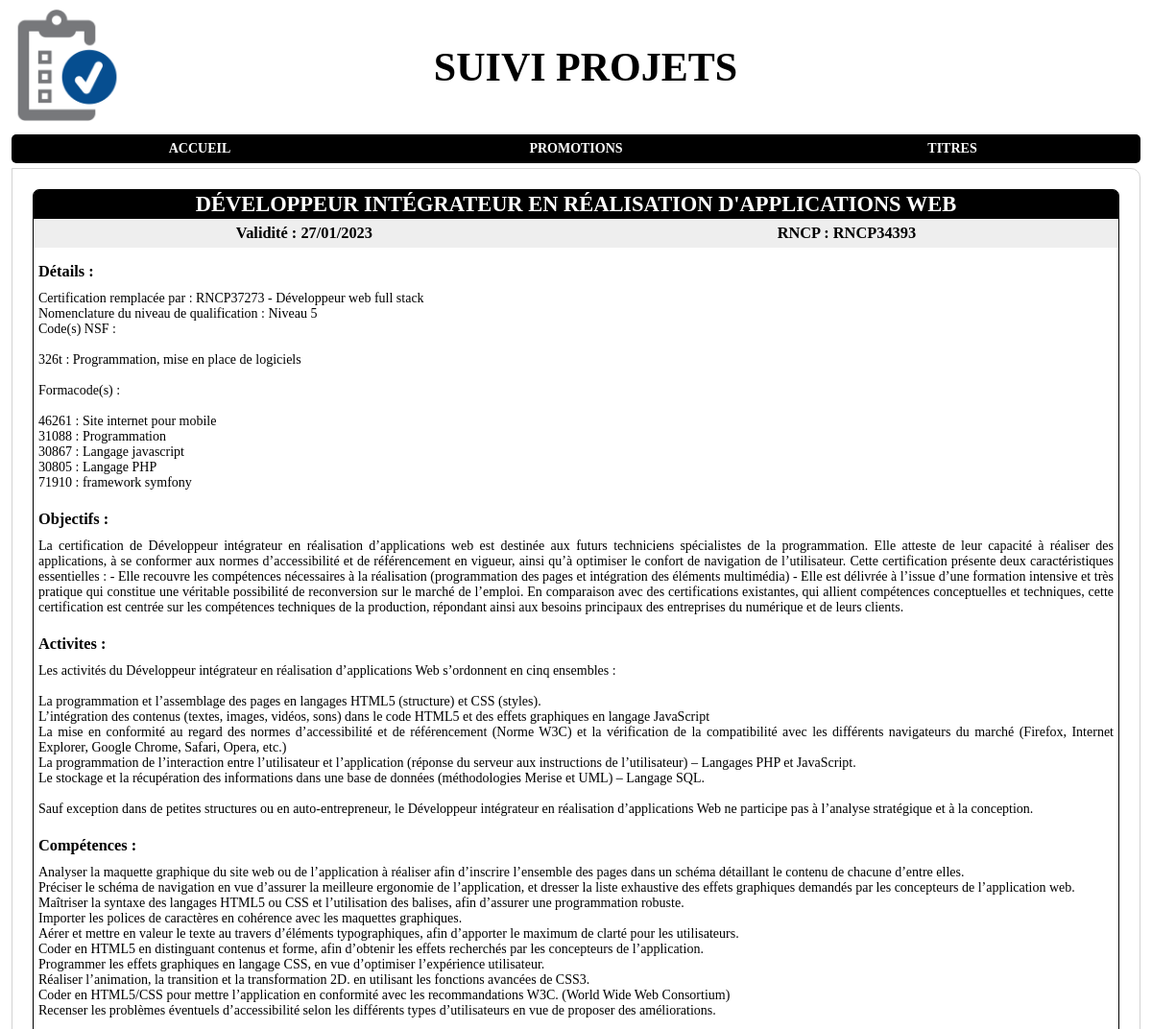
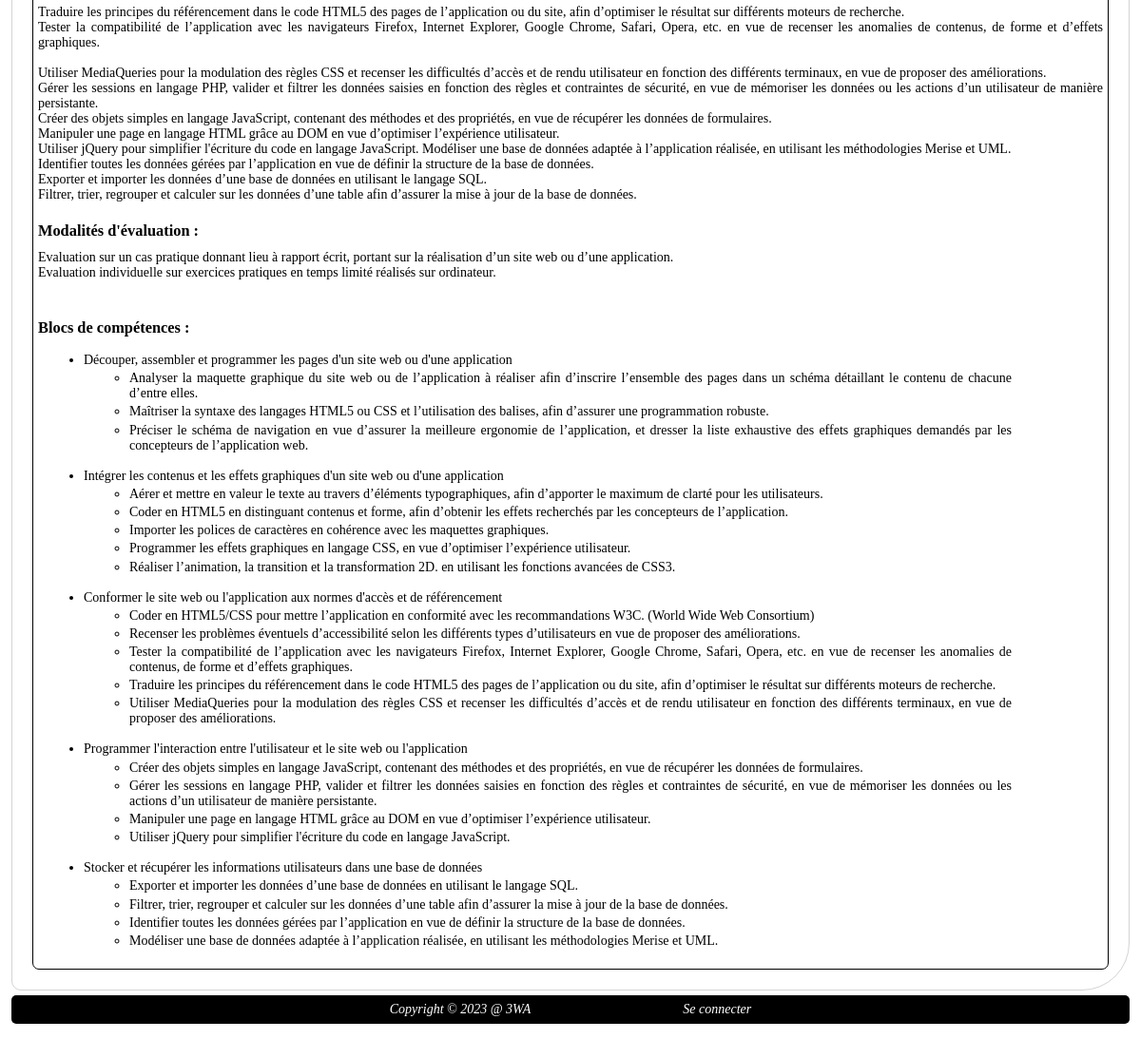
Screenshot of /index.php?page=referentiel&action=view&id=1 with the database file from the repository (2 pictures, top to bottom).
### tables this page shows
CREATE TABLE `referentiel` (
  `id_referentiel` int NOT NULL AUTO_INCREMENT,
  `num_rncp` varchar(50) NOT NULL,
  `libelle` varchar(250) NOT NULL,
  `details` text NOT NULL,
  `date_validite` date NOT NULL,
  `objectifs` text,
  `activites_visees` text,
  `competences_attestees` text,
  `modalite_evaluation` text,
  PRIMARY KEY (`id_referentiel`)
);

CREATE TABLE `bloc_competence` (
  `id_bloc` int NOT NULL AUTO_INCREMENT,
  `code` varchar(50) NOT NULL,
  `libelle` varchar(250) NOT NULL,
  `mode_evaluation` text NOT NULL,
  `id_referentiel` int NOT NULL,
  PRIMARY KEY (`id_bloc`),
  KEY `bloc_competence_rerentiel_FK` (`id_referentiel`),
  CONSTRAINT `bloc_competence_rerentiel_FK` FOREIGN KEY (`id_referentiel`) REFERENCES `referentiel` (`id_referentiel`)
);

CREATE TABLE `competence` (
  `id_competence` int NOT NULL AUTO_INCREMENT,
  `libelle` varchar(250) NOT NULL,
  `detail` text,
  `eliminatoire` tinyint(1) NOT NULL DEFAULT '0',
  `id_bloc` int NOT NULL,
  PRIMARY KEY (`id_competence`),
  KEY `competence_bloc_competence_FK` (`id_bloc`),
  CONSTRAINT `competence_bloc_competence_FK` FOREIGN KEY (`id_bloc`) REFERENCES `bloc_competence` (`id_bloc`)
);

### index.php (called while the page is built, shortened)
<?php
	require_once "includes/core/router.php";

### includes/core/models/DAO/DAOReferentiel.php (called while the page is built, shortened)
<?php
	require_once "includes/core/models/Classes/Referentiel.php";
	require_once "includes/core/models/Classes/Referentiel.php";
	abstract class DAOReferentiel extends BDD{
		public static function getById(int $idReferentiel): Referentiel | bool{
			$conn = parent::getConnexion();
			$SQLQuery = "SELECT id_referentiel, num_rncp, libelle, details, date_validite, objectifs, activites_visees, competences_attestees, modalite_evaluation
				FROM referentiel
				WHERE id_referentiel = :id";
			$SQLStmt = $conn->prepare($SQLQuery);
			$SQLStmt->bindValue(':id', $idReferentiel, PDO::PARAM_INT);
			$SQLStmt->execute();
			if ($SQLStmt->rowCount() == 0){
				return false;
			}else{
				$SQLRow = $SQLStmt->fetch(PDO::FETCH_ASSOC);
				$unReferentiel = new Referentiel(
					$SQLRow['num_rncp'],
					$SQLRow['libelle'],
					$SQLRow['details'],
					$SQLRow['objectifs'],
					$SQLRow['activites_visees'],
					$SQLRow['competences_attestees'],
					$SQLRow['modalite_evaluation'],
					date_create($SQLRow['date_validite'])
				);
				$unReferentiel->setId($SQLRow['id_referentiel']);
				return $unReferentiel;
			}
		}
	}

### includes/core/models/Classes/Referentiel.php (called while the page is built, shortened)
<?php
class Referentiel{
	private string $num_rncp, $libelle, $details, $objectifs, $activites, $competences, $modaliteEvaluation;
	private DateTime $dateValidite;
	private array $blocscompetences;
	public function __construct(string $num_rncp = '', string $libelle = '', string $details = '', string $objectifs = '', string $activites = '', string $competences = '', string $modaliteEvaluation = '', DateTime $dateValidite = new DateTime('now')){
		$this->num_rncp = $num_rncp;
		$this->libelle = $libelle;
		$this->details = $details;
		$this->objectifs = $objectifs;
		$this->activites = $activites;
		$this->competences = $competences;
		$this->modaliteEvaluation = $modaliteEvaluation;
		$this->dateValidite = $dateValidite;
		$this->blocscompetences = array();
	}
	public function getNumRncp(): string{
		return $this->num_rncp;
	}
	public function getLibelle(): string{
		return $this->libelle;
	}
	public function getDetails(): string{
		return $this->details;
	}
	public function getObjectifs(): string{
		return $this->objectifs;
	}
	public function getActivites(): string{
		return $this->activites;
	}
	public function getCompetences(): string{
		return $this->competences;
	}
	public function getModaliteEvaluation(): string{
		return $this->modaliteEvaluation;
	}
	public function getDateValidite(): DateTime{
		return $this->dateValidite;
	}
	public function getBlocscompetences(): array{
		return $this->blocscompetences;
	}
	public function setBlocscompetences(array $blocscompetences): void{
		$this->blocscompetences = $blocscompetences;
	}
}

### includes/core/models/Classes/BlocCompetence.php (called while the page is built, shortened)
<?php
	class BlocCompetence{
		private string $code, $libelle, $modeevaluation;
		private array $competences;
		public function __construct(string $code = '', string $libelle = '', string $modeevaluation = ''){
			$this->libelle = $libelle;
			$this->competences = array();
		}
		public function getLibelle(): string{
			return $this->libelle;
		}
		public function getCompetences(): array{
			return $this->competences;
		}
		public function setCompetences(array $competences): void{
			$this->competences = $competences;
		}
	}

### includes/core/models/DAO/DAOBlocCompetences.php (called while the page is built, shortened)
<?php
	require_once "includes/core/models/Classes/BlocCompetence.php";
	class DAOBlocCompetences extends BDD{
		public static function getByIdReferentiel(int $idReferentiel): array{
			$conn = parent::getConnexion();
			$SQLQuery = "SELECT id_bloc, code, libelle, mode_evaluation, id_referentiel
				FROM bloc_competence
				WHERE id_referentiel = :idreferentiel
				ORDER BY code, libelle";
			$SQLStmt = $conn->prepare($SQLQuery);
			$SQLStmt->bindValue(':idreferentiel', $idReferentiel, PDO::PARAM_INT);
			$SQLStmt->execute();
			$listeBlocCompetences = array();
			while ($SQLRow = $SQLStmt->fetch(PDO::FETCH_ASSOC)){
				$unBloc = new BlocCompetence(
					$SQLRow['code'],
					$SQLRow['libelle'],
					$SQLRow['mode_evaluation']
				);
				$unBloc->setId($SQLRow['id_bloc']);
				$listeBlocCompetences[] = $unBloc;
			}
			return $listeBlocCompetences;
		}
	}

### includes/core/models/Classes/Competence.php (called while the page is built, shortened)
<?php
	class Competence{
		private string $libelle, $details;
		public function __construct(bool $eliminatoire = false, string $libelle = '', string $details = ''){
			$this->libelle = $libelle;
		}
		public function getLibelle(): string{
			return $this->libelle;
		}
	}

### includes/core/models/DAO/DAOCompetences.php (called while the page is built, shortened)
<?php
	require_once "includes/core/models/Classes/Competence.php";
	class DAOCompetences extends BDD{
		public static function getByIdBloc(int $idBloc): array{
			$conn = parent::getConnexion();
			$SQLQuery = "SELECT id_competence, libelle, detail, eliminatoire, id_bloc
				FROM competence
				WHERE id_bloc = :idbloc
				ORDER BY libelle";
			$SQLStmt = $conn->prepare($SQLQuery);
			$SQLStmt->bindValue(':idbloc', $idBloc, PDO::PARAM_INT);
			$SQLStmt->execute();
			$listeCompetences = array();
			while ($SQLRow = $SQLStmt->fetch(PDO::FETCH_ASSOC)){
				$uneCompetence = new Competence(
					$SQLRow['eliminatoire'],
					$SQLRow['libelle'],
					$SQLRow['detail'] ?? ''
				);
				$uneCompetence->setId($SQLRow['id_competence']);
				$listeCompetences[] = $uneCompetence;
			}
			return $listeCompetences;
		}
	}

### includes/core/views/view_referentiel.phtml (the view, shortened to what this page needs)
<!DOCTYPE html>
<html lang="fr">
<head>
	<?php require "includes/core/views/partials/page_head.phtml"; ?>
</head>
<body>
	<main>
		<header>
			<?php require "includes/core/views/partials/page_header.phtml"; ?>
		</header>
		<nav>
			<?php require_once "includes/core/views/partials/navbar.phtml"; ?>
		</nav>
		<section id="content" class="referentiel">
			<article>
				<header>
					<h1><?= $unReferentiel->getLibelle() ?></h1>
				</header>
				<div>
					<h3>Validité : <?= $unReferentiel->getDateValidite()->format('d/m/Y') ?></h3>
					<h3>RNCP : <?= $unReferentiel->getNumRncp() ?></h3>
				</div>
				<section>
					<h3>Détails : </h3>
					<p>
						<?= $unReferentiel->getDetails() ?>
					</p>
					<h3>Objectifs :</h3>
					<p>
						<?= $unReferentiel->getObjectifs() ?>
					</p>
					<h3>Activites :</h3>
					<p>
						<?= $unReferentiel->getActivites() ?>
					</p>
					<h3>Compétences :</h3>
					<p>
						<?= $unReferentiel->getCompetences() ?>
					</p>
					<h3>Modalités d'évaluation :</h3>
					<p>
						<?= $unReferentiel->getModaliteEvaluation() ?>
					</p>
				</section>
				<section class="bloccompetences">
					<h3>Blocs de compétences : </h3>
					<?php
						$script = '<ul>';
						foreach ($unReferentiel->getBlocscompetences() as $blocscompetence){
							$script .= '<li>'.$blocscompetence->getLibelle();
							if (count($blocscompetence->getCompetences()) > 0){
								$script .= '<ul>';
								foreach ($blocscompetence->getCompetences() as $competence){
									$script .= '<li>'.$competence->getLibelle().'</li>';
								}
								$script .= '</ul>';
							}
							$script .= '</li>';
						}
						$script .= '</ul>';
						print($script);
					?>
				</section>
			</article>
		</section>
		<footer>
			<?php require_once "includes/core/views/partials/footer.phtml"; ?>
		</footer>
	</main>
</body>
</html>

### public/styles/main.css (style rules this page uses)
body, html, * { margin: 0; padding: 0; box-sizing: border-box; }
main { font-size: 14px; font-family: Tahoma, Verdana, Sans Serif, serif; }
main > section { min-width: 600px; overflow: hidden; width: 98%; margin: 5px auto; border: solid 1px lightgrey; border-radius: 0 10px 50px; min-height: 400px; display: flex; flex-direction: row; align-items: flex-start; justify-content: center; padding: 1rem; }
main > section > article { min-width: 400px; min-height: 200px; display: flex; flex-direction: column; border-radius: 7px; border: solid 1px black; margin: 5px 5px; }
main > section > article > header { height: 30px; line-height: 30px; background-color: black; color: white; text-align: center; border-top-left-radius: 5px; border-top-right-radius: 5px; text-transform: uppercase; font-size: 1.2rem; }
main > section > article > section { min-height: 150px; padding: 5px; text-align: justify; }
.referentiel article header + div { display: flex; flex-direction: row; justify-content: space-around; align-items: center; min-height: 30px; line-height: 30px; background-color: #eeeeee; }
.referentiel article section h3 { margin: 10px 0; }
.referentiel article section p { margin-bottom: 20px; }
.referentiel article section.bloccompetences > ul > li { margin: 1rem 3rem; }
.referentiel article section.bloccompetences > ul > li ul > li { margin: 0.2rem 3rem; }
main > header { display: grid; grid-template-columns: 140px 1fr; align-items: center; height: 140px; }
main > nav { width: 98%; margin: 0 auto; background-color: black; min-height: 30px; border-radius: 5px; }
main > footer { width: 98%; margin: 0 auto 1rem; background-color: black; color: white; min-height: 30px; line-height: 30px; font-style: italic; border-radius: 5px; text-align: center; display: flex; align-items: center; justify-content: center; gap: 10rem; }

### rows the page displays
referentiel: libelle "DÉVELOPPEUR INTÉGRATEUR EN RÉALISATION D'APPLICATIONS WEB", num_rncp "RNCP34393", details "Certification remplacée par : RNCP37273 - Développeur web full stack Nomenclature du niveau de qualification : Niveau 5 Code(s) NSF : 326t : Programmation, mise en place de logiciels Formacode(s) : 46261 : Site internet pour mobile 31088 : Programmation 30867 : Langage javascript 30805 : Langage PHP 71910 : framework symfony", objectifs "La certification de Développeur intégrateur en réalisation d’applications web est destinée aux futurs techniciens spécialistes de la programmation. Elle atteste de leur capacité à réaliser des applications, à se conformer aux normes d’accessibilité et de référencement en vigueur, ainsi qu’à optimiser le confort de navigation de l’utilisateur. Cette certification présente deux caractéristiques essentielles : - Elle recouvre les compétences nécessaires à la réalisation (programmation des pages et intégration des éléments multimédia) - Elle est délivrée à l’issue d’une formation intensive et très pratique qui constitue une véritable possibilité de reconversion sur le marché de l’emploi. En…", activites_visees "Les activités du Développeur intégrateur en réalisation d’applications Web s’ordonnent en cinq ensembles : La programmation et l’assemblage des pages en langages HTML5 (structure) et CSS (styles). L’intégration des contenus (textes, images, vidéos, sons) dans le code HTML5 et des effets graphiques en langage JavaScript La mise en conformité au regard des normes d’accessibilité et de référencement (Norme W3C) et la vérification de la compatibilité avec les différents navigateurs du marché (Firefox, Internet Explorer, Google Chrome, Safari, Opera, etc.) La programmation de l’interaction entre l’utilisateur et l’application (réponse du serveur aux instructions de l’utilisateur) – Langages PHP…", competences_attestees "Analyser la maquette graphique du site web ou de l’application à réaliser afin d’inscrire l’ensemble des pages dans un schéma détaillant le contenu de chacune d’entre elles. Préciser le schéma de navigation en vue d’assurer la meilleure ergonomie de l’application, et dresser la liste exhaustive des effets graphiques demandés par les concepteurs de l’application web. Maîtriser la syntaxe des langages HTML5 ou CSS et l’utilisation des balises, afin d’assurer une programmation robuste. Importer les polices de caractères en cohérence avec les maquettes graphiques. Aérer et mettre en valeur le texte au travers d’éléments typographiques, afin d’apporter le maximum de clarté pour les utilisateurs.…", modalite_evaluation "Evaluation sur un cas pratique donnant lieu à rapport écrit, portant sur la réalisation d’un site web ou d’une application. Evaluation individuelle sur exercices pratiques en temps limité réalisés sur ordinateur."
bloc_competence: libelle "Découper, assembler et programmer les pages d'un site web ou d'une application"
competence: libelle "Analyser la maquette graphique du site web ou de l’application à réaliser afin d’inscrire l’ensemble des pages dans un schéma détaillant le contenu de chacune d’entre elles."
competence: libelle "Maîtriser la syntaxe des langages HTML5 ou CSS et l’utilisation des balises, afin d’assurer une programmation robuste."
competence: libelle "Préciser le schéma de navigation en vue d’assurer la meilleure ergonomie de l’application, et dresser la liste exhaustive des effets graphiques demandés par les concepteurs de l’application web."
bloc_competence: libelle "Intégrer les contenus et les effets graphiques d'un site web ou d'une application"
competence: libelle "Aérer et mettre en valeur le texte au travers d’éléments typographiques, afin d’apporter le maximum de clarté pour les utilisateurs."
competence: libelle "Coder en HTML5 en distinguant contenus et forme, afin d’obtenir les effets recherchés par les concepteurs de l’application."
competence: libelle "Importer les polices de caractères en cohérence avec les maquettes graphiques."
competence: libelle "Programmer les effets graphiques en langage CSS, en vue d’optimiser l’expérience utilisateur."
competence: libelle "Réaliser l’animation, la transition et la transformation 2D. en utilisant les fonctions avancées de CSS3."
bloc_competence: libelle "Conformer le site web ou l'application aux normes d'accès et de référencement"
competence: libelle "Coder en HTML5/CSS pour mettre l’application en conformité avec les recommandations W3C. (World Wide Web Consortium)"
competence: libelle "Recenser les problèmes éventuels d’accessibilité selon les différents types d’utilisateurs en vue de proposer des améliorations."
competence: libelle "Tester la compatibilité de l’application avec les navigateurs Firefox, Internet Explorer, Google Chrome, Safari, Opera, etc. en vue de recenser les anomalies de contenus, de forme et d’effets graphiques."
competence: libelle "Traduire les principes du référencement dans le code HTML5 des pages de l’application ou du site, afin d’optimiser le résultat sur différents moteurs de recherche."
competence: libelle "Utiliser MediaQueries pour la modulation des règles CSS et recenser les difficultés d’accès et de rendu utilisateur en fonction des différents terminaux, en vue de proposer des améliorations."
bloc_competence: libelle "Programmer l'interaction entre l'utilisateur et le site web ou l'application"
competence: libelle "Créer des objets simples en langage JavaScript, contenant des méthodes et des propriétés, en vue de récupérer les données de formulaires."
competence: libelle "Gérer les sessions en langage PHP, valider et filtrer les données saisies en fonction des règles et contraintes de sécurité, en vue de mémoriser les données ou les actions d’un utilisateur de manière persistante."
competence: libelle "Manipuler une page en langage HTML grâce au DOM en vue d’optimiser l’expérience utilisateur."
competence: libelle "Utiliser jQuery pour simplifier l'écriture du code en langage JavaScript."
bloc_competence: libelle "Stocker et récupérer les informations utilisateurs dans une base de données"
competence: libelle "Exporter et importer les données d’une base de données en utilisant le langage SQL."
competence: libelle "Filtrer, trier, regrouper et calculer sur les données d’une table afin d’assurer la mise à jour de la base de données."
competence: libelle "Identifier toutes les données gérées par l’application en vue de définir la structure de la base de données."
competence: libelle "Modéliser une base de données adaptée à l’application réalisée, en utilisant les méthodologies Merise et UML."

### other values shown
$unReferentiel->getDateValidite()->format('d/m/Y') "27/01/2023"
ECOLE "3WA"
